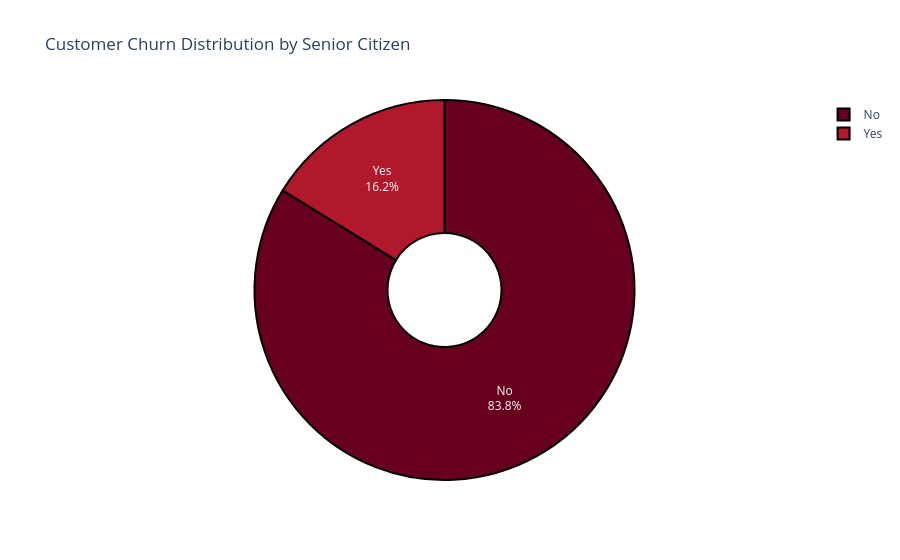

The notebook cell this image was saved under:
### Markdown cell above
Both males and females almost have the same probability to churn. We can say that customer’s gender has no relationship with their churn status.

### Code cell
pie_data = data_viz['senior_citizen'].value_counts(normalize=True).reset_index()
pie_data.columns = ['senior_citizen', 'percentage']
pie_data['percentage'] = pie_data['percentage'] * 100

fig = px.pie(pie_data, values='percentage', names='senior_citizen', 
             title='Customer Churn Distribution by Senior Citizen', 
             color_discrete_sequence=px.colors.sequential.RdBu,
             hole=0.3)

fig.update_traces(textposition='inside', textinfo='percent+label', 
                  marker=dict(line=dict(color='#000000', width=2)))

fig.show()

### Figure 1 — Plotly figure (JSON) as saved in the notebook; plotly's stock layout.template omitted (floating-point values rounded to 4 significant figures)
{"data": [{"domain": {"x": [0, 1], "y": [0, 1]}, "hole": 0.3, "hovertemplate": "senior_citizen=%{label}<br>percentage=%{value}<extra></extra>", "labels": ["No", "Yes"], "legendgroup": "", "marker": {"line": {"color": "#000000", "width": 2}}, "name": "", "showlegend": true, "textinfo": "percent+label", "textposition": "inside", "type": "pie", "values": [83.79, 16.21]}], "layout": {"legend": {"tracegroupgap": 0}, "piecolorway": ["rgb(103,0,31)", "rgb(178,24,43)", "rgb(214,96,77)", "rgb(244,165,130)", "rgb(253,219,199)", "rgb(247,247,247)", "rgb(209,229,240)", "rgb(146,197,222)", "rgb(67,147,195)", "rgb(33,102,172)", "rgb(5,48,97)"], "title": {"text": "Customer Churn Distribution by Senior Citizen"}}}
